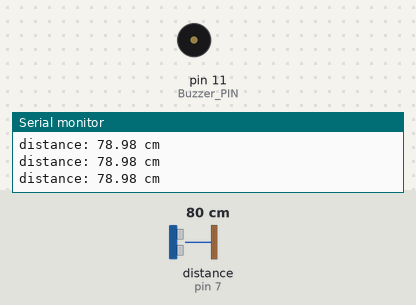
Recording of a sketch running on a simulated Arduino Uno, built with avr-gcc and run on an emulated ATmega328P. Shown: buzzer (waves = sounding, pin HIGH), the last lines printed to the serial monitor. Wiring (inferred from the names in the program): ultrasonic range finder: trigger pin 6; echo pin 7. Inputs (shaded band) come from the test bench; at power-on: distance to the obstacle (sensor on pin 7) 80 cm. The echo pulse lasts 58.3 µs per cm; pins used as bus, display or sensor lines are not drawn.

Above: at 1.3 s.
1.4 s: distance to the obstacle (sensor on pin 7) set to 20 cm
2.9 s: distance to the obstacle (sensor on pin 7) set to 17 cm
At 4.2 s:
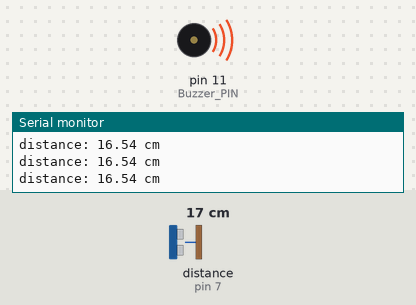
4.5 s: distance to the obstacle (sensor on pin 7) set to 35 cm
At 5.7 s:
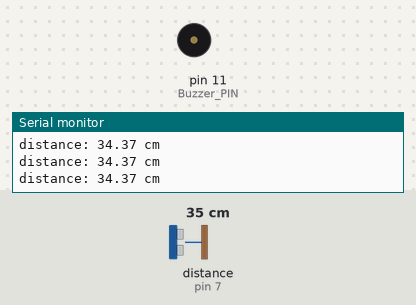
6.0 s: distance to the obstacle (sensor on pin 7) set to 2 cm
At 7.1 s:
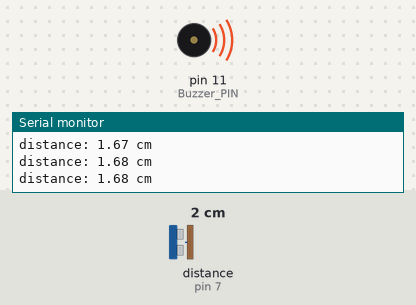
Timing chart, 0 to 8.5 s (numbered marks = the images above; inputs shaded):
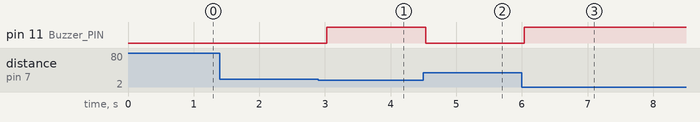

The sketch:

ultrasonic_sensor.ino
```cpp
const int TRIG_PIN = 6;
const int ECHO_PIN = 7;
const int Buzzer_PIN  = 11;
const int DISTANCE_THRESHOLD = 18;

float duration_us, distance_cm;

void setup() {
  Serial.begin (9600);
  pinMode(TRIG_PIN, OUTPUT);
  pinMode(ECHO_PIN, INPUT);
  pinMode(Buzzer_PIN, OUTPUT);
}

void loop() {
  digitalWrite(TRIG_PIN, HIGH);
  delayMicroseconds(10);
  digitalWrite(TRIG_PIN, LOW);

  duration_us = pulseIn(ECHO_PIN, HIGH);
  distance_cm = 0.017 * duration_us;

  if (distance_cm < DISTANCE_THRESHOLD)
    digitalWrite(Buzzer_PIN, HIGH);
  else
    digitalWrite(Buzzer_PIN, LOW);

  Serial.print("distance: ");
  Serial.print(distance_cm);
  Serial.println(" cm");

  delay(500);
}
```

Measured:
- the behaviour switches between 19 and 18 cm on distance to the obstacle (sensor on pin 7) (found by bisection; images 0 and 1)
- after the input at 2.9 s, pin 11 (Buzzer_PIN): LOW → HIGH after 0.13 s
- after the input at 4.5 s, pin 11 (Buzzer_PIN): HIGH → LOW at once
- after the input at 6.0 s, pin 11 (Buzzer_PIN): LOW → HIGH at once
